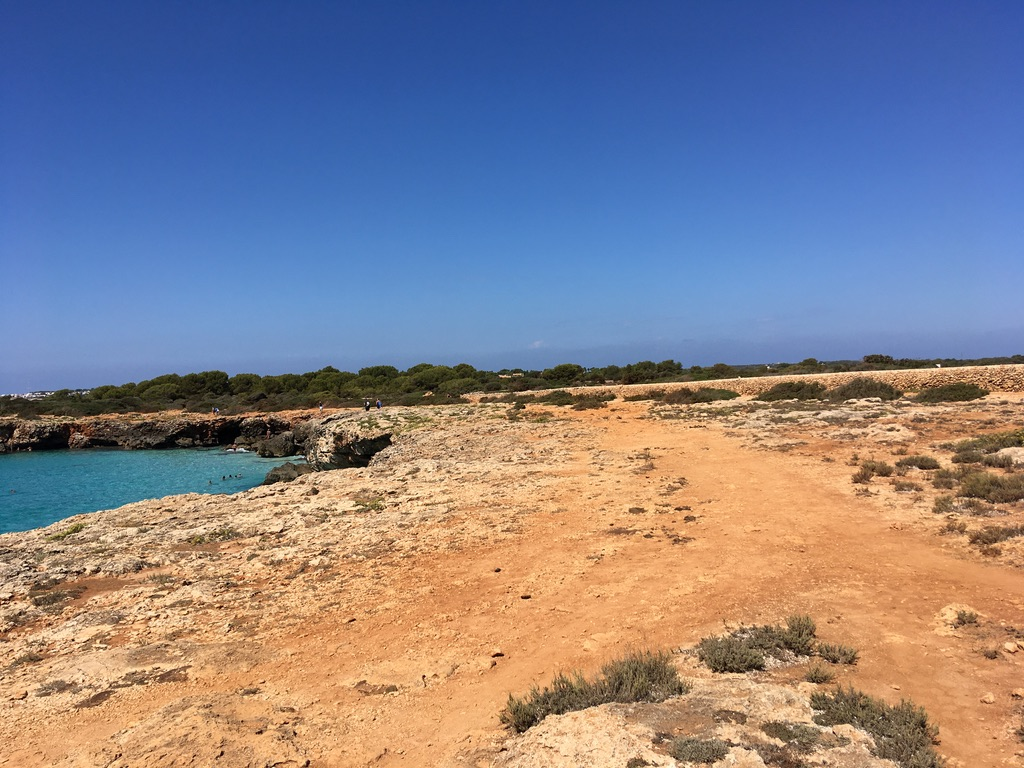
#> input picture App-011-Image-Processing/images/1.jpeg, 1024 x 768 px; its folder holds 5 pictures in this run
$ python main_97_create_an_image_collage_from_multiple_images.py
#> lines starting #> are read from the running program, lines starting #| are printed output that depends on the picture
import cv2
import os
import numpy

columns = 3
rows = 2

horizontal_margin = 40
vertical_margin = 20

images = os.listdir('images')
image_objects = [cv2.imread(f'images/{filename}') for filename in images]
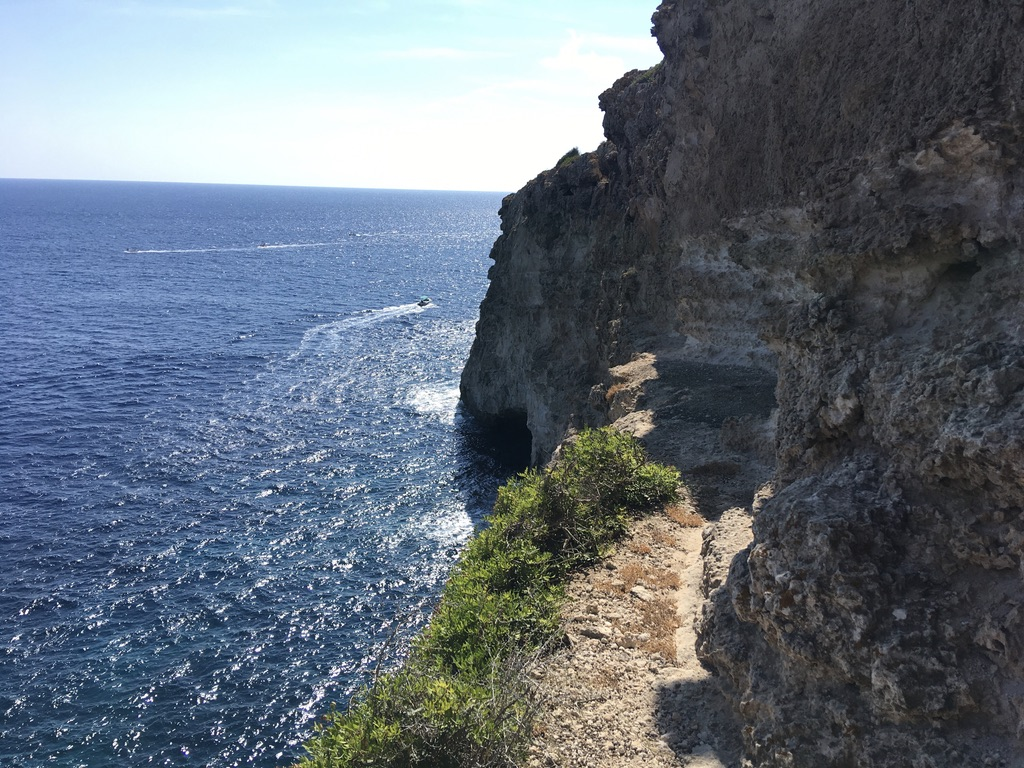
#> input picture App-011-Image-Processing/images/2.jpeg, 1024 x 768 px
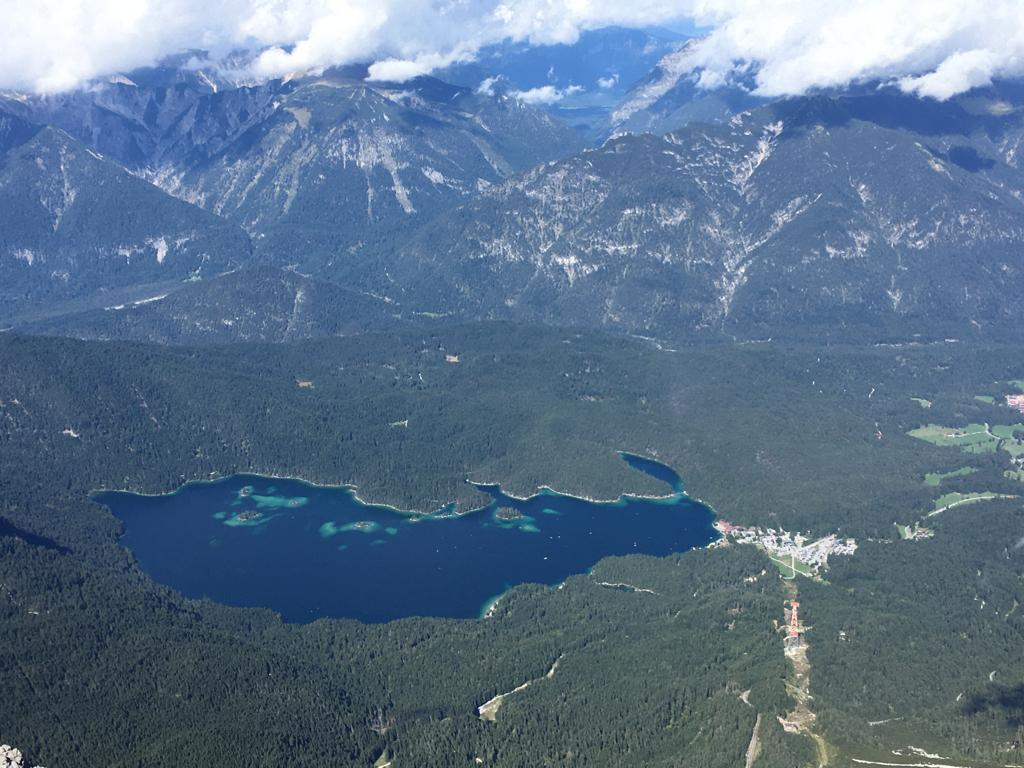
#> input picture App-011-Image-Processing/images/3.jpeg, 1024 x 768 px
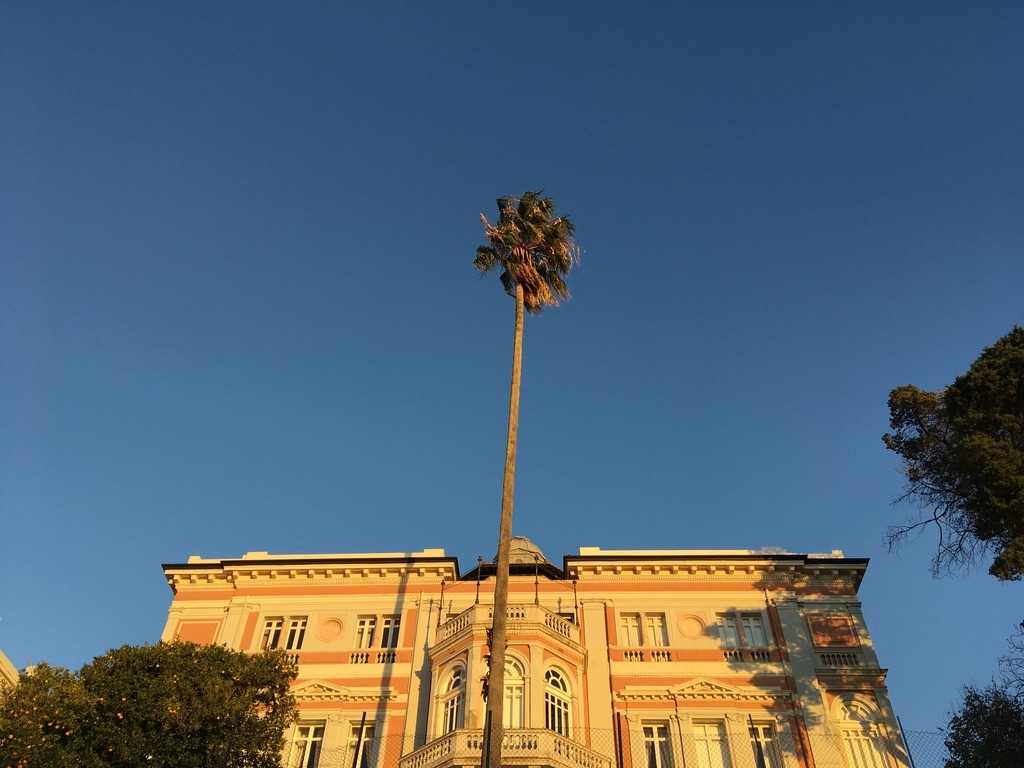
#> input picture App-011-Image-Processing/images/4.jpeg, 1024 x 768 px
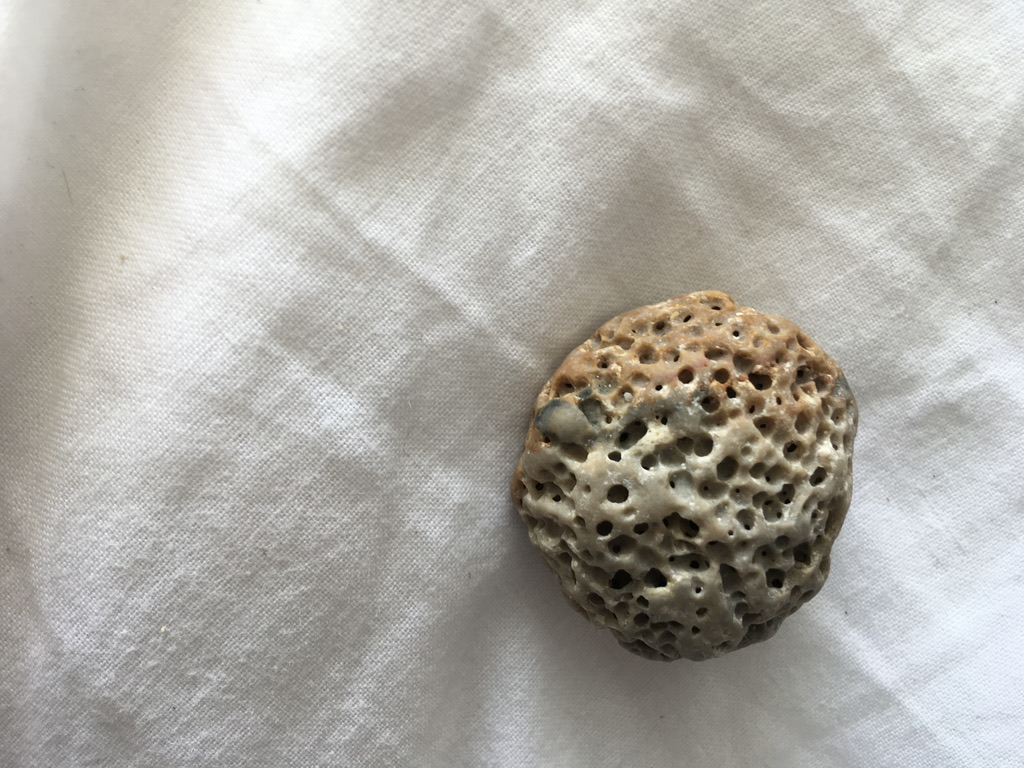
#> input picture App-011-Image-Processing/images/5.jpeg, 1024 x 768 px
#> image_objects = 5 items
print(images)

shape = cv2.imread('images/1.jpeg').shape
#> shape = (768, 1024, 3)
print(shape)
#| (768, 1024, 3)

big_image = numpy.zeros((shape[0] * rows + horizontal_margin * (rows + 1),
shape[1] * columns + vertical_margin * (columns + 1),
shape[2]), numpy.uint8)

big_image.fill(255)
#> big_image: shape (1656, 3152, 3); every value is 255

positions = [(x,y) for x in range(columns) for y in range(rows)]
print(positions)

for (pos_x, pos_y), image in zip(positions, image_objects):
    x = pos_x * (shape[1] + vertical_margin) + vertical_margin
    y = pos_y * (shape[0] + horizontal_margin) + horizontal_margin
    big_image[y:y+shape[0], x:x+shape[1]] = image
#> this loop made 5 passes
#> (pos_x, pos_y, x, y) on passes 1 to 5: (0, 0, 20, 40), (0, 1, 20, 848), (1, 0, 1064, 40), (1, 1, 1064, 848), (2, 0, 2108, 40)
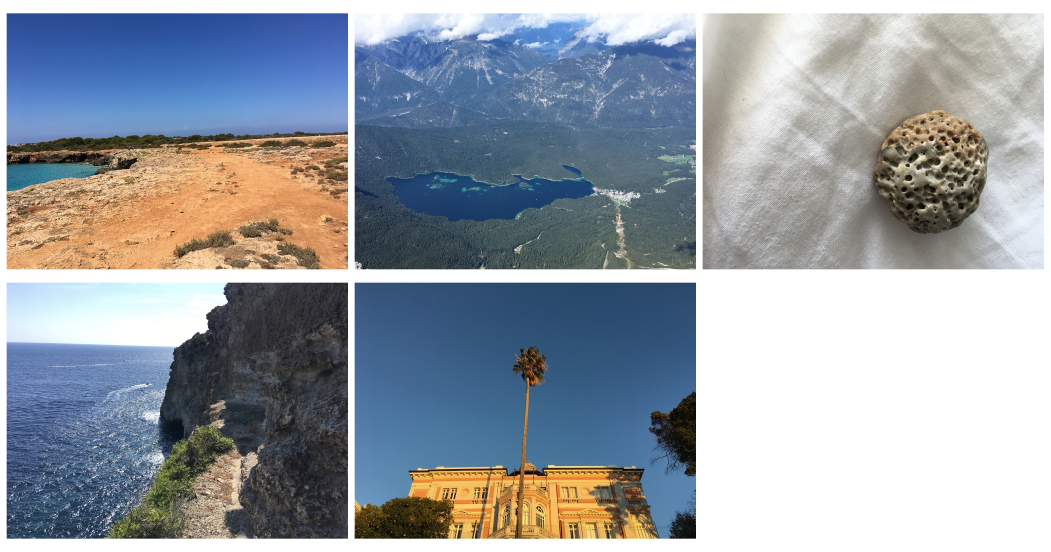
#> big_image: shape (1656, 3152, 3) (shown at 1/3 size); mean of channels 0, 1, 2 166.2, 157.7, 150.7; drawn as B, G, R

cv2.imwrite('grid.jpeg', big_image)
